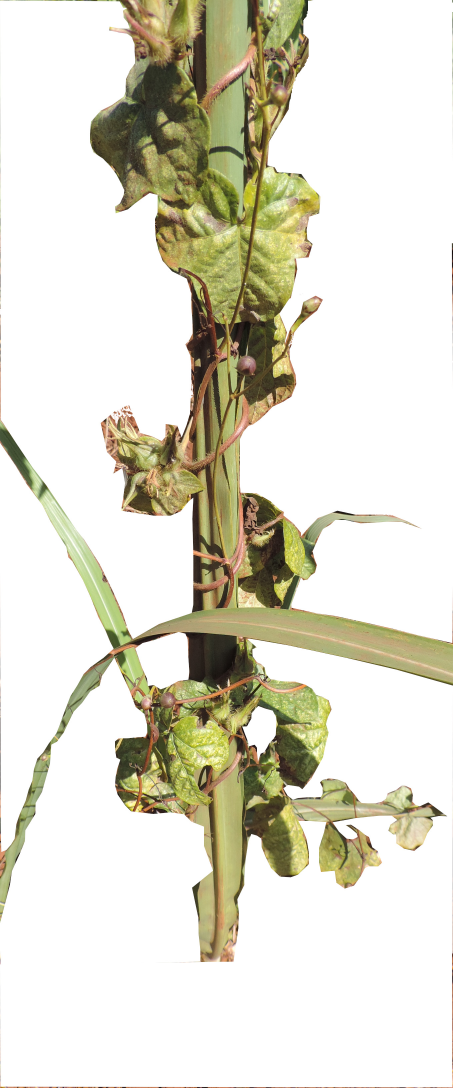
//> input picture LeavesSelection/Editadas/edt01.JPG, 1359 x 3264 px (shown at 1/3 size)
$ ./teste_opencv_backup3   (built with g++ and OpenCV 4)
//> lines starting //> are read from the running program, lines starting //| are printed output that depends on the picture
//#include <cv.h>
//#include <highgui.h>
#include <opencv2/imgproc.hpp>
#include <opencv2/opencv.hpp>
#include <opencv2/ximgproc/seeds.hpp>
#include <opencv2/ximgproc/slic.hpp>
#include <opencv2/core/mat.hpp>
#include <opencv2/ml.hpp>

//#include <opencv2/tracking.hpp>
#include <iostream>
#include <vector>
#include <math.h>
#include <fstream>
#include <bitset>
#include <queue>
#include <cmath>


#define PI 3.14159265

using namespace cv;
using namespace std;
using namespace cv::ximgproc;
using namespace cv::ml;

RNG rng(12345);

//vector < vector<Point> > retangulos;
struct TotalTemplates {
    int qtdTemp1;
    int qtdTemp2;
    int qtdTemp3;
    int qtdTemp4;
};

struct Retangulo {
    Point inicial;
    Point final;
    int qtd2Templates;
};

struct AVisitar {
    Point p;
    int id;
};

struct SuperPixel_features {
    int color = 0;
    int Y = 0;
    int Cb = 0;
    int Cr = 0;
    Point p_central = Point (0,0);
    Point inicio;
    Point fim;
    bool first = false;
};

struct ShadowsAreas {
    int index;
    Point p;
    bool shadowed;
};

struct ColorSpaceValues {
    float L = 0;
    float a = 0;
    float b = 0;
    int cont = 0;

};

struct GreenCircles {
    Point central;
    int raio = 0;
};

double getTemplate1(cv::Mat& img, cv::Point p, int tam) { //horizontal
    double mediaR1 = 0, mediaR2 = 0;
    mediaR1 = (img.at<double>(p.y + (tam - 1), p.x + 1) - img.at<double>(p.y + (tam - 1), p.x) - img.at<double>(p.y - 1, p.x + 1) +
        img.at<double>(p.y - 1, p.x)) / tam;
    //cout <<" Media 1 template 1 "<<mediaR1<<"\n";

    mediaR2 = (img.at<double>(p.y + (tam - 1), p.x) - img.at<double>(p.y + (tam - 1), p.x - 1) - img.at<double>(p.y - 1, p.x) +
        img.at<double>(p.y - 1, p.x - 1)) / tam;
    //cout <<" Media 2 template 2 "<<mediaR2<<"\n";
    return mediaR1 - mediaR2;

}

double getTemplate2(cv::Mat& img, cv::Point p, int tam) {//vertical
    double mediaR1 = 0, mediaR2 = 0;
    mediaR1 = (img.at<double>(p.y, p.x + (tam - 1)) - img.at<double>(p.y - 1, p.x + (tam - 1)) - img.at<double>(p.y, p.x - 1) +
        img.at<double>(p.y - 1, p.x - 1)) / tam;

    mediaR2 = (img.at<double>(p.y + 1, p.x + (tam - 1)) - img.at<double>(p.y, p.x + (tam - 1)) - img.at<double>(p.y + 1, p.x - 1) +
        img.at<double>(p.y, p.x - 1)) / tam;
    return mediaR1 - mediaR2;
}

double getTemplate3(cv::Mat& img, cv::Point p, int tam) {
    double mediaR1 = 0, mediaR2 = 0;

    mediaR1 = (img.at<double>(p.y + tam - 1, p.x + tam - 1) - img.at<double>(p.y + (tam - 2), p.x + tam) -
        img.at<double>(p.y - 1, p.x - 1) + img.at<double>(p.y - 2, p.x)) / (tam); // Branco

    mediaR2 = (img.at<double>(p.y + tam, p.x + tam - 2) - img.at<double>(p.y + tam - 1, p.x + tam - 1) - img.at<double>(p.y, p.x - 2) +
        img.at<double>(p.y - 1, p.x - 1)) / (tam); // Preto

    return mediaR1 - mediaR2;
}

double getTemplate4(cv::Mat& img, cv::Point p, int tam) {
    double mediaR1 = 0, mediaR2 = 0;

    mediaR1 = (img.at<double>(p.y + tam, p.x) - img.at<double>(p.y + tam - 1, p.x - 1) -
        img.at<double>(p.y - 1, p.x + tam + 1) + img.at<double>(p.y - 2, p.x + tam)) / (tam); // Branco

    mediaR2 = (img.at<double>(p.y + tam + 1, p.x) - img.at<double>(p.y + tam, p.x - 1) - img.at<double>(p.y, p.x + tam + 1) +
        img.at<double>(p.y - 1, p.x + tam)) / (tam); // Preto

    return mediaR1 - mediaR2;
}

// [56 lines of commented-out code are left out]

TotalTemplates calcJanLBPH(Mat& imgIntegral, Mat& imgInt45, int row, int col, int tamJan, int tamTemplate) {
    std::bitset<32> lbph(std::string("0000000000000000000000000000000000000000"));
    std::bitset<32> lbphAux(std::string("0000000000000000000000000000000000000000"));
    std::bitset<16> lbph1(std::string("0000000000000000"));
    std::bitset<16> lbph2(std::string("0000000000000000"));
    std::bitset<16> lbph3(std::string("0000000000000000"));
    std::bitset<16> lbph4(std::string("0000000000000000"));
    // [4 lines of commented-out code are left out]
    TotalTemplates totalT;
    // [92 lines of commented-out code are left out]
    row += 2;
    col += 2;
    for (int l = 0; l < tamJan; l += 2) {
        if (getTemplate1(imgIntegral, Point(col, row + l), tamTemplate) > 150) {
            lbph1 <<= 1;
            lbph1.set(0, 1);
        }
        else {
            lbph1 <<= 1;
            lbph1.set(0, 0);
        }
    }
    for (int l = 0; l < tamJan; l += 2) {
        if (getTemplate2(imgIntegral, Point(col + l, row ), tamTemplate) > 150) {
            lbph2 <<= 1;
            lbph2.set(0, 1);
            continue;
        }
        else {
            lbph2 <<= 1;
            lbph2.set(0, 0);
        }
        if (getTemplate3(imgInt45, Point(col + l, row ), tamTemplate) > 150) {
            lbph3 <<= 1;
            lbph3.set(0, 1);
            continue;
        }
        else {
            lbph3 <<= 1;
            lbph3.set(0, 0);
        }
        if (getTemplate4(imgInt45, Point(col + l, row ), tamTemplate) > 150) {
            lbph4 <<= 1;
            lbph4.set(0, 1);
            continue;
        }
        else {
            lbph4 <<= 1;
            lbph4.set(0, 0);
        }
    }
    for (int l = 0; l < tamJan; l += 2) {
        if (getTemplate1(imgIntegral, Point(col, row + l), tamTemplate) > 150) {
            lbph1 <<= 1;
            lbph1.set(0, 1);
        }
        else {
            lbph1 <<= 1;
            lbph1.set(0, 0);
        }
    }
    for (int l = 0; l < tamJan; l += 2) {
        if (getTemplate2(imgIntegral, Point(col + l, row), tamTemplate) > 150) {
            lbph2 <<= 1;
            lbph2.set(0, 1);
            continue;
        }
        else {
            lbph2 <<= 1;
            lbph2.set(0, 0);
        }
        if (getTemplate3(imgInt45, Point(col + l, row), tamTemplate) > 150) {
            lbph3 <<= 1;
            lbph3.set(0, 1);
            continue;
        }
        else {
            lbph3 <<= 1;
            lbph3.set(0, 0);
        }
        if (getTemplate4(imgInt45, Point(col + l, row), tamTemplate) > 150) {
            lbph4 <<= 1;
            lbph4.set(0, 1);
            continue;
        }
        else {
            lbph4 <<= 1;
            lbph4.set(0, 0);
        }
    }
    totalT.qtdTemp1 = lbph1.count();
    totalT.qtdTemp2 = lbph2.count();
    totalT.qtdTemp3 = lbph3.count();
    totalT.qtdTemp4 = lbph4.count();
    return totalT;
}

vector<Retangulo> splitImage(Mat input) {
    double contGreen = 0, retSize = 0, l =0, m = 0, rateGreen = 0;
    int qtdEmpty = 0;
    Mat rgbchannels[3];
    split(input, rgbchannels);
    vector<Retangulo> saidaRet;
    Retangulo ret;
    retSize = input.cols / 6;
    for (int i = 0; i < input.rows; i+=retSize) {
        for (int j = 0; j < input.cols; j+=retSize) {
            contGreen = 0;
            for (l = i; l < i + retSize && l < input.rows; l++) {
                for (m = j; m < j + retSize && m < input.cols; m++) {
                    if (((int)rgbchannels[1].at<uchar>(l, m) >= (int)rgbchannels[2].at<uchar>(l, m) * 0.90)
                        && ((int)rgbchannels[1].at<uchar>(l, m) > (int) rgbchannels[0].at<uchar>(l, m))) {
                        contGreen++;
                    }
                }
            }
            rateGreen = contGreen * 100 / (retSize * retSize);
            if (rateGreen > 15) {
                ret.inicial = Point(j, i);
                ret.final = Point(m-1, l-1);
                ret.qtd2Templates = rateGreen;
                saidaRet.push_back(ret);
            }

        }
    }
    //Retangulo r;
    //cout << input.rows << " " << input.cols <<" "<<saidaRet.size()<< "\n";
    /*for (int h = 0; h < saidaRet.size(); h++) {

        r = saidaRet.at(h);

        /*if (r.qtd2Templates < 3) {
            qtdEmpty++;
        }*/
        //cout << r.inicial << " " << r.final << "\n";
        //rectangle(input, r.inicial, r.final, Scalar(0, 255, 0), 1, 8);

        //putText(input, to_string(contGreen*100/1600), r.inicial, 2, 1, Scalar(0, 0, 255),1,8, false);
       // putText(input, " "+ to_string(r.qtd2Templates), Point(r.inicial.x + 20, r.inicial.y+20), 1, 0.75, Scalar(0, 0, 255), 1, 2, false);

        //cout << "Ponto inicial " << r.inicial << "fim " << r.final << "\n";
    //}
    //cout << "Percentual de área a não ser analisadas " << qtdEmpty * 100 / saidaRet.size() << "\n";
    //imshow("SPlit",input);
    return saidaRet;
}

//Guardar o raio de um determinado ponto que foi achado a textura com pixels verde
//O valor do componente verde é parecedi com o do vermelho, 10%, o azul sempre menor

vector<GreenCircles> calcLBP(Mat entrada) {
    std::bitset<32> lbph(std::string("0000000000000000000000000000000000000000"));
    Mat rgbchannel[3];
    vector<GreenCircles>areasverdes;
    split(entrada, rgbchannel);
    int cont = 0, contV = 0, distance = 0;
    bool intersection;
    for (int i = 0; i < entrada.rows; i+=5) {
        for (int j = 0; j < entrada.cols; j+=5) {
            cont = 0;
            if (i < 0 || i >= entrada.rows) {
                break;
            }
            //cout << "PAssou 0 " << i << " " << j << "\n";
            //cout << (int) rgbchannel[0].at<uchar>(i, j)<<"\n";
            if (((int)rgbchannel[1].at<uchar>(i, j) >= (int)rgbchannel[2].at<uchar>(i, j)* 0.90)
                        && ((int) rgbchannel[1].at<uchar>(i, j) > (int) rgbchannel[0].at<uchar>(i, j))) {
                //cout << "Passou por aqui \n";
                GreenCircles gc;
                cont++;
                contV = 0;
                for (int h = i - cont; h <= i + cont; h++) {
                    for (int m = j - cont; m <= j + cont; m++) {
                        if (h < 0 || h >= entrada.rows || m < 0 || m >= entrada.cols) {
                            break;
                        }
                        if (h == i - cont || h == i + cont || m == j - cont || m == j + cont) {
                            if ((int)rgbchannel[1].at<uchar>(h, m) >= (int)rgbchannel[2].at<uchar>(h, m) * 0.90
                                && (int)rgbchannel[1].at<uchar>(h, m) > (int)rgbchannel[0].at<uchar>(h, m)) {
                                contV++;
                                //cout << "PAssou 1 " << h << " " << m << "\n";
                            }
                        }
                        else {
                            //cout << "PAssou 2 " << h << " " << m << "\n";
                            continue;
                        }
                        if (contV >= (cont * 8)*0.75) {
                            cont++;
                            h = i - cont;
                            m = j - cont;
                            contV = 0;
                        }
                        // [15 lines of commented-out code are left out]
                    }
                }
                if (cont >= 5) {
                    gc.central = Point(j, i);
                    gc.raio = cont;
                    areasverdes.push_back(gc);
                    j = j + 2 * cont;
                    // [41 lines of commented-out code are left out]
                }
            }
        }
    }
    //imshow("LBP", entrada);
    return areasverdes;
}


vector<Retangulo> calcLBPH(Mat& img, vector<Retangulo>areasToAnalyse, int tamRect) {
    std::bitset<32> lbph(std::string("0000000000000000000000000000000000000000"));
    std::bitset<8> lbph1(std::string("00000000"));
    std::bitset<8> lbph2(std::string("00000000"));
    std::bitset<8> lbph3(std::string("00000000"));
    std::bitset<8> lbph4(std::string("00000000"));
    vector<Retangulo> resultado;
    Retangulo ret, retAux;
    vector<AVisitar>avisitar;
    cv::Mat imgIntegral, imgInt2, imgInt45;
    integral(img, imgIntegral, imgInt2, imgInt45, CV_64F);
    TotalTemplates totalTemps1, totalTemps2, totalTemps3, totalTemps4;
    int qtdTemp1 = 0, qtdTemp2 = 0, qtdTemp3 = 0, qtdTemp4 = 0, qtdTemps = 0, total = 0, passo = 0;
    Point paux;
    bool visitado;
    AVisitar av;
    GreenCircles gcAux;
    //cout << img.rows << " " << img.cols << "\n";
    for (int h = 0; h < areasToAnalyse.size(); h++) {
        retAux = areasToAnalyse.at(h);
        int sz = 8;
                visitado = false;
                qtdTemps = 0;
                //cout << "Passou " << m<<" "<<n << "\n";
                totalTemps1 = calcJanLBPH(imgIntegral, imgInt45, retAux.inicial.y, retAux.inicial.x, tamRect, sz);
                //cout << totalTemps1.qtdTemp1<<" "<<totalTemps1.qtdTemp2<<" "<<totalTemps1.qtdTemp3<<" "<<totalTemps1.qtdTemp4 << "\n";
                if (totalTemps1.qtdTemp1 > 0) {
                    qtdTemps++;
                }
                if (totalTemps1.qtdTemp2 > 0) {
                    qtdTemps++;
                }
                if (totalTemps1.qtdTemp3 > 0) {
                    qtdTemps++;
                }
                if (totalTemps1.qtdTemp4 > 0) {
                    qtdTemps++;
                }
                if (qtdTemps >= 1) {
                    for (int k = 0; k < avisitar.size(); k++) {
                        paux = avisitar.at(k).p;
                        if (paux.x == retAux.inicial.x && paux.y == retAux.inicial.y) {
                            visitado = true;
                            //avisitar.erase(avisitar.begin() + k);
                            av = avisitar.at(k);
                            avisitar.erase(avisitar.begin() + k);
                        }
                        //cout << "Passou k " << k << "\n";
                    }
                    if (visitado == true) {
                        resultado.at(av.id).final = retAux.inicial;
                        if (qtdTemps >= 2) {
                            resultado.at(av.id).qtd2Templates++;
                        }
                        //ret.final = Point(j, i);
                        //resultado.emplace(resultado.begin()+av.id, ret);
                        av.p = Point(retAux.inicial.x, retAux.inicial.y + tamRect);
                        avisitar.push_back(av);
                        av.p = Point(retAux.inicial.x + tamRect, retAux.inicial.y);
                        avisitar.push_back(av);
                        av.p = Point(retAux.inicial.x + tamRect, retAux.inicial.y + tamRect);
                        avisitar.push_back(av);
                        //cout << "Passou visitado " << av.id << "\n";
                    }
                }
                if (qtdTemps >= 2) {
                    if (visitado == false) {
                        ret.inicial = retAux.inicial;
                        ret.final = Point(retAux.inicial.x + tamRect, retAux.inicial.y + tamRect);
                        ret.qtd2Templates = qtdTemps;
                        resultado.push_back(ret);
                        av.p = Point(retAux.inicial.x, retAux.inicial.y + tamRect);
                        av.id = resultado.size() - 1;
                        avisitar.push_back(av);
                        av.p = Point(retAux.inicial.x + tamRect, retAux.inicial.y);
                        avisitar.push_back(av);
                        av.p = Point(retAux.inicial.x + tamRect, retAux.inicial.y + tamRect);
                        avisitar.push_back(av);
                        //cout << "Passou novo " << resultado.size()-1 << "\n";
                    }
                }
            }
    // [146 lines of commented-out code are left out]
    return resultado;
}


/*vector<Point> calcLBPH(Mat& m) {
    std::bitset<32> lbph(std::string("0000000000000000000000000000000000000000"));
    vector<Point> pontos;
    cv::Mat imgIntegral, imgInt2, imgInt45;
    integral(m, imgIntegral, imgInt2, imgInt45, CV_64F);

    int contTemp1 = 0, contTemp2 = 0, contTemp3 = 0, contTemp4 = 0;
    for (int i = 4; i < m.rows - 30; i += 8) {
        for (int j = 4; j < m.cols - 30; j += 8) {
            contTemp1 = 0;
            contTemp2 = 0;
            contTemp3 = 0;
            contTemp4 = 0;
            lbph.reset();
            lbph = lbph |= calcJanLBPH(imgIntegral, imgInt45, i, j, 8, 8);
            lbph = lbph |= calcJanLBPH(imgIntegral, imgInt45, i + 8, j, 8, 8);
            lbph = lbph |= calcJanLBPH(imgIntegral, imgInt45, i, j + 8, 8, 8);
            lbph = lbph |= calcJanLBPH(imgIntegral, imgInt45, i + 8, j + 8, 8, 8);

            for (int k = 0; k < 32; k++) {
                if (k < 8 && lbph[k] == 1) {
                    contTemp1++;
                    k = 8;
                }
                else if (k < 16 && lbph[k] == 1) {
                    contTemp2++;
                    k = 16;
                }
                if (k < 24 && lbph[k] == 1) {
                    contTemp3++;
                    k = 24;
                }
                if (k < 32 && lbph[k] == 1) {
                    contTemp4++;
                    k = 32;
                }
            }
            //cout <<i<<" "<<j<<"\n";
            //if (lbph.count() >= 2) {

            if ((contTemp1 + contTemp2 + contTemp3 + contTemp4) > 0) {

                //cout <<lbph<<"\n"
                //cout << "Passou lbph\n";
                pontos.push_back(Point(j + 8, i + 8));


            }
            /* lbph1.reset();
            lbph2.reset();
            lbph3.reset();
            lbph4.reset();
            lbphAux.reset();
            for(int l = 0; l < 10; l++){
                if(getTemplate1(imgIntegral,Point(i+l,j),10)>200){
                   lbph1<<=1;
                   lbph1.set(0,1);
                }else{
                    lbph1<<=1;
                   lbph1.set(0,0);
                }
                if(getTemplate2(imgIntegral,Point(i+l,j),10)>200){
                   lbph2<<=1;
                   lbph2.set(0,1);
                }else{
                    lbph2<<=1;
                   lbph2.set(0,0);
                }
                if(getTemplate3(imgInt45,Point(i+l,j),10)>150){
                   lbph3<<=1;
                   lbph3.set(0,1);
                }else{
                    lbph3<<=1;
                   lbph3.set(0,0);
                }
                if(getTemplate4(imgInt45,Point(i+l,j),10)>150){
                   lbph4<<=1;
                   lbph4.set(0,1);
                }else{
                    lbph4<<=1;
                   lbph4.set(0,0);
                }
            }
            lbphAux = lbphAux | lbph1;
            lbphAux <<= 4;
            lbphAux = lbphAux | lbph2;
            lbphAux <<= 4;
            lbphAux = lbphAux | lbph3;
            lbphAux <<= 4;
            lbphAux = lbphAux | lbph4;

            lbph = lbph |= lbphAux;

            cont++;
            if(cont%4==0){
                if(lbph.count()>=16){
                    pontos.push_back(Point(i-8,j-6));
                }
                //cout<<lbph<<"\n";
                lbph.reset();
                cont = 0;
            } */
            /*   for(int l = 0; l < 6; l++){
                  if(getTemplate2(imgIntegral,Point(i,j+l),6)>200){
                      lbph += pow(2.0,cont);
                      cont++;
                      break;
                  }
              }
              for(int l = 0; l < 6; l++){
                  if(getTemplate3(imgInt45,Point(i,j+l),6)>90){
                      lbph += pow(2.0,cont);
                      cont++;
                      break;
                  }
              }
              for(int l = 0; l < 6; l++){
                  if(getTemplate4(imgInt45,Point(i,j+l),6)>90){
                      lbph += pow(2.0,cont);
                      cont++;
                      break;
                  }
                  }
              if(lbph >= 3){
                  pontos.push_back(Point(i,j));
              }
              cout<<"lpbh "<<lbph<<"\n";
        }
    }
    return pontos;
}*/

// [17 lines left out: function calculaJ, not called in this run]

bool compareQtdTemps(const Retangulo& a, const Retangulo& b) {
    return a.qtd2Templates < b.qtd2Templates;
}

// [44 lines left out: function superPixelPosition, not called in this run]

cv::Mat getVenation(string path) {
    int total1 = 0, total2 = 0, total3 = 0, total4 = 0;
    double media = 0, var = 0, dp = 0, coef = 0;
    int res = 0;
    cv::Mat image = cv::imread(path);
//> image is the input picture: 3264 rows x 1359 cols, CV_8UC3; mean B, G, R 204.9, 220.1, 222.4
    //cv::Mat mask;
    cv::Mat reduzida = Mat::zeros(Size(image.cols, image.rows), CV_8UC3);
    //, bgdModel, fgdModel;

    cv::resize(image, reduzida, Size(), 0.25 , 0.25, INTER_AREA);
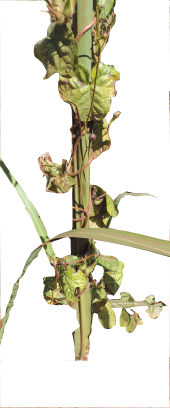
//> reduzida: 816 rows x 340 cols, CV_8UC3 (shown at 1/2 size); mean B, G, R 204.9, 220.1, 222.4

    splitImage(reduzida);
//> in splitImage, `split(input, rgbchannels);`:
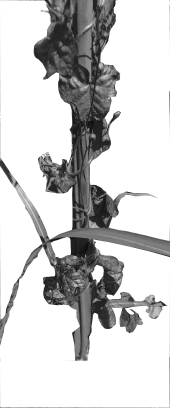
//> rgbchannels[0]: 816 rows x 340 cols, CV_8UC1 (shown at 1/2 size); min 4, max 255, mean 204.9
//> in splitImage, `split(input, rgbchannels);`:
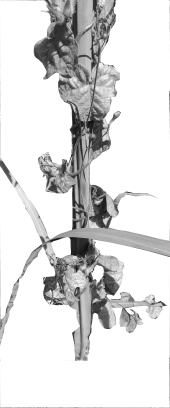
//> rgbchannels[1]: 816 rows x 340 cols, CV_8UC1 (shown at 1/2 size); min 12, max 255, mean 220.1
//> in splitImage, `split(input, rgbchannels);`:
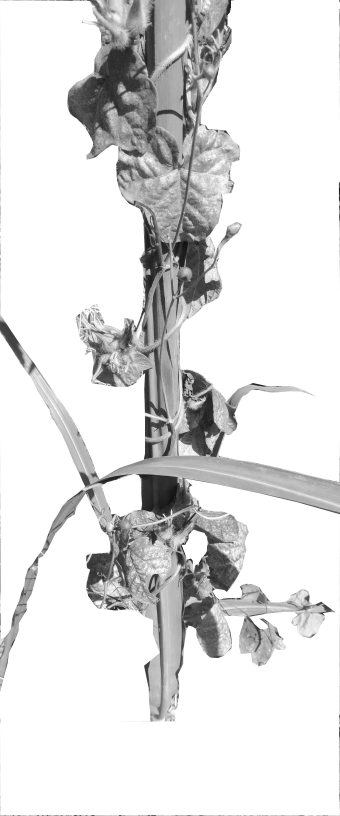
//> rgbchannels[2]: 816 rows x 340 cols, CV_8UC1; min 16, max 255, mean 222.4
//> the loop in splitImage, `for (int i = 0; i < input.rows; i+=retSize)` made 15 passes
//> (contGreen, rateGreen) on passes 1 to 8: (80, 2.55), (89, 2.84), (6, 0.191), (21, 0.67), (44, 1.4), (10, 0.319), (0, 0), (8, 0.255)
//> (the rest of the program and of its run is left out)
